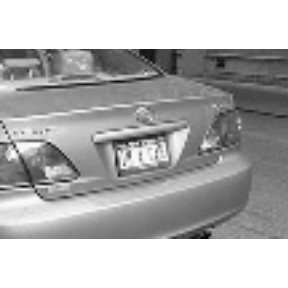
#> input picture hw_1/data/im2-1.png, 288 x 288 px, given as the content of the folder data/super_resolution_imaging, which was not available
$ jupyter execute --allow-errors hw_1_assignment.ipynb   (shell and % lines are left out)   (older library calls are emulated)   (text cells are left out)
#> lines starting #> are read from the running program, lines starting #| are printed output that depends on the picture; pictures that were not available may be replaced by others from this repository, and a replacement may not be noted
[cell 1]
import os
from skimage.io import imread
import matplotlib.pyplot as plt
# from scipy.signal import fftconvolve
import scipy, skimage
import numpy as np

[cell 2]
img_dir = 'data/super_resolution_imaging'
images = []

for subdir, dirs, files in os.walk(img_dir):
    for file in files:
        image = imread(os.path.join(subdir, file), as_grey=True)
#> image is the input picture: shape (288, 288) float64; min 0.00784, max 1, mean 0.697
#         image = skimage.transform.rescale(image, 3)
        images += [image]

[cell 3]
from skimage.feature import register_translation
from scipy.ndimage.interpolation import shift

[cell 4]
from skimage.feature import match_template

[cell 5]
# crop the first image to obtain
plate = images[0][130:180, 90:170]
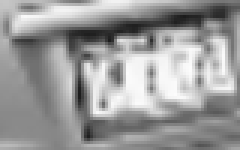
#> plate: shape (50, 80) float64 (shown 3 times larger); min 0.11, max 0.988, mean 0.606
plt.imshow(plate, cmap='gray')

[cell 6]
# use the 50th image to demonstrate
ii = 50
#> (the rest of this cell did not finish here and is left out)

[cell 7]
# plots showing the identified subimage inside the target image
fig = plt.figure(figsize=(8, 3))
ax1 = plt.subplot(1, 3, 1)
ax2 = plt.subplot(1, 3, 2, adjustable='box-forced')
ax3 = plt.subplot(1, 3, 3, sharex=ax2, sharey=ax2, adjustable='box-forced')

ax1.imshow(plate)
ax1.set_axis_off()
ax1.set_title('plate')

#> (the rest of this cell did not finish here and is left out)

#> (a cell that did not finish here is left out)

[cell 9]
def subimage(image, template):
    """
    Find the subimage inside image that match template
    within 1 pixel
    """
    result = match_template(image, plate)
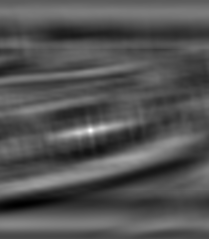
#> result: shape (239, 209) float64; min -0.499, max 1, mean -0.00715; drawn with min black and max white
    ij = np.unravel_index(np.argmax(result), result.shape)
#> ij = (130, 90)
    x, y = ij[::-1]
#> x = 90; y = 130
    hplate, wplate = plate.shape
#> hplate = 50; wplate = 80
    subimage = image[y:y+hplate, x:x+wplate]
    return subimage

subimages = [subimage(image, plate) for image in images]
#> subimages = 1 item

[cell 10]
from skimage.feature import register_translation

def subpixel_shift(image, template):
    """
    Find the subpixel shift between image and template.
    The shift should be within 1 pixel
    """
    shift, _, _ = register_translation(template, image, 100)
    return shift

#> (the rest of this cell did not finish here and is left out)

#> (a cell that did not finish here is left out)

[cell 12]
from scipy.ndimage.interpolation import shift

[cell 13]
shifted_subimages = []
#> (the rest of this cell did not finish here and is left out)

[cell 14]
combined_subimage = np.array(shifted_subimages).mean(axis=0)
#> (the rest of this cell did not finish here and is left out)

[cell 15]
%pylab inline
import numpy as np
import matplotlib.pyplot as plt

# we'll need some path manipulations later on
import os

[cell 16]
def Audio(fname):
    """Provide a player widget for an audio file.

    Parameters
    ==========
    fname : string
      Filename to be played.

    Warning
    =======

    Browsers cache audio very aggressively. If you change an
    audio file on disk and are trying to listen to the  new version, you
    may want to
    """
    from IPython.display import HTML, display

    # Find out file extension and deduce MIME type for audio format
    ext = os.path.splitext(fname)[1].replace('.', '').lower()
    mimetype = 'audio/' + ('mpeg' if ext == 'mp3' else ext)

    tpl = """<p>{fname}:</p>
<audio controls>
    <source src="files/{fname}" type="{mimetype}">

Your browser does not support the Audio element; you can play
<a href="files/{fname}">this file</a> manually.
</audio>
"""
    display(HTML(tpl.format(**locals())))

[cell 17]
def specgram_cbar(x, title=None, clim=(0, 80) ):
    """Plot spectrogram with a colorbar and range normalization.

    Call matplotlib's specgram function, with a custom figure size,
    automatic colobar, title and custom color limits to ease
    comparison across multiple figures.

    Parameters
    ==========
    x : array
      One-dimensional array whose spectrogram should be plotted.

    title : string
      Optional title for the figure.

    clim : 2-tuple
      Range for the color limits plotted in the spectrogram.
    """
    f = plt.figure(figsize=(10,3))
    plt.specgram(x)
    plt.colorbar()
    plt.clim(*clim)
    if title is not None:
        plt.title(title)
    plt.show()

[cell 18]
# your code here
fname = 'data/audio_compression/voice.wav'
Audio(fname)

[cell 19]
def compress_signal(x, fraction):
    """Compress an input signal by dropping a fraction of its spectrum.

    Parameters
    ==========
    x : array
      1-d real array to be compressed

    fraction : float
      A number in the [0,1] range indicating which fraction of the spectrum
      of x should be zeroed out (1 means zero out the entire signal).

    Returns
    =======
    x_approx : array
      1-d real array reconstructed after having compressed the input.
    """
    # your code here

    fft_x = np.fft.rfft(x)
    n = len(fft_x)
    n_zeros = int(fraction * n)
    fft_x[np.argsort(fft_x)[0:n_zeros]] = 0
    return np.fft.irfft(fft_x)

[cell 20]
x = np.random.rand(128)

[cell 21]
fraction = 0.1  # play changing this in the 0-1 range

xa = compress_signal(x, fraction)

plt.figure(figsize=(12,3))
plt.plot(x, alpha=0.5, lw=2, label='original')
plt.plot(xa, lw=2, label='compressed {0:.0%}'.format(fraction))
plt.legend();
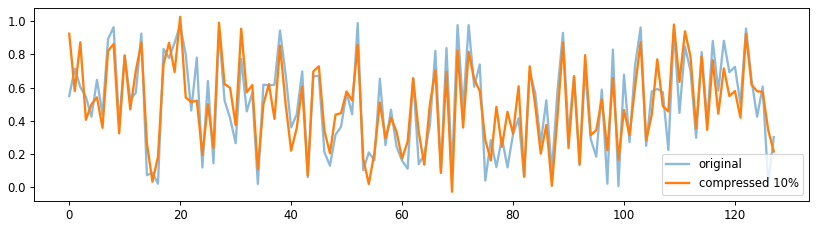
#> figure drawn by matplotlib, 1 panel; curve peaks at x = 52, y = 0.988; curve peaks at x = 20, y = 1.03

[cell 22]
import scipy.io.wavfile
import os

[cell 23]
fname = 'data/audio_compression/voice.wav'

[cell 24]
def compress_wav(fname, fraction):
    """Compress an audio signal stored in an input wav file.

    The compressed signal is returned as a numpy array and automatically written
    to disk to a new wav file.

    Parameters
    ==========
    fname : string
      Name of the input wav file

    fraction : float
      Fraction of input data to keep.

    Returns
    =======
    rate : int
      Bit rate of the input signal.

    x : array
      Raw data of the original input signal.

    x_approx : array
      Raw data of the compressed signal.

    new_fname : string
      Auto-generated filename of the compressed signal.
    """

    # your code here
    rate, x = scipy.io.wavfile.read(fname)
    x_approx = compress_signal(x, fraction)
    dir_name = os.path.dirname(fname)
    file_base= os.path.basename(fname).split('.')[0] + '_comp_' + '{}'.format(fraction) +'.wav'
    new_fname = dir_name + '/' + file_base
    scipy.io.wavfile.write(new_fname, rate, x_approx)
    return rate, x, x_approx, new_fname

[cell 25]
# your code here
from collections import OrderedDict

[cell 26]
voices = OrderedDict()

[cell 27]
fractions = [0.1, 0.5, 0.75, 0.9, 0.95, 0.99]
fname = 'data/audio_compression/voice.wav'
#> (the rest of this cell did not finish here and is left out)

[cell 28]
# your code here
for key, val in voices.items():
    x_approx, new_fname = val
    Audio(new_fname)
    title = new_fname
    specgram_cbar(x_approx, title=title, clim=(0, 80) )
